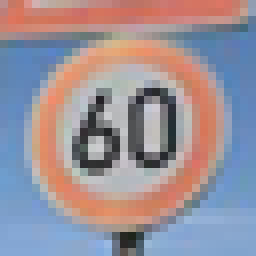
#> input picture CarND-Traffic-Sign-Classifier-Project/my_traffic_signs/10x.png, 32 x 32 px (shown 8 times larger); its folder holds 4 pictures in this run
$ jupyter execute --allow-errors Traffic_Sign_Classifier.ipynb   (shell and % lines are left out)
#> lines starting #> are read from the running program, lines starting #| are printed output that depends on the picture
# Self-Driving Car Engineer Nanodegree

## Deep Learning

## Project: Build a Traffic Sign Recognition Classifier

---
## Step 0: Load The Data

[cell 1]
# Load pickled data
import pickle
training_file = '/home/nik/Documents/SDC/Udacity_SDC_Nanodegree_Projects/CarND-Traffic-Sign-Classifier-Project/traffic-signs-data/train.p'
validation_file = '/home/nik/Documents/SDC/Udacity_SDC_Nanodegree_Projects/CarND-Traffic-Sign-Classifier-Project/traffic-signs-data/valid.p'
testing_file = '/home/nik/Documents/SDC/Udacity_SDC_Nanodegree_Projects/CarND-Traffic-Sign-Classifier-Project/traffic-signs-data/test.p'

#> (the rest of this cell did not finish here and is left out)

---

## Step 1: Dataset Summary & Exploration

The pickled data is a dictionary with 4 key/value pairs:

- `'features'` is a 4D array containing raw pixel data of the traffic sign images, (num examples, width, height, channels).
- `'labels'` is a 1D array containing the label/class id of the traffic sign. The file `signnames.csv` contains id -> name mappings for each id.
- `'sizes'` is a list containing tuples, (width, height) representing the original width and height the image.
- `'coords'` is a list containing tuples, (x1, y1, x2, y2) representing coordinates of a bounding box around the sign in the image. **THE PICKLED DATA CONTAINS RESIZED VERSIONS (32 by 32) OF THESE IMAGES**

### Provide a Basic Summary of the Data Set Using Python, Numpy and/or Pandas

#> (a cell that did not finish here is left out)

### Include an exploratory visualization of the dataset

Visualize the German Traffic Signs Dataset using the pickled files

[cell 3]
### Data exploration visualization code goes here.
import matplotlib.pyplot as plt
import random

#> (the rest of this cell did not finish here and is left out)

### Plot histogram of the Training Data

[cell 4]
# I plot a histogram of samples so that I know how many images of each label in the training set

import numpy as np
#> (the rest of this cell did not finish here and is left out)

### Data Augmentation

- The histogram shows that the number of examples for each classes is not uniform. So I decided to generate examples for the classes that are under-represented (i.e. classes where number of images < average number of images).
- To create the extra images, I augmented the existing images by either rotation, blurring, scaling, or translating images

[cell 5]
from scipy import ndimage
import random
import numpy as np
import cv2
from sklearn.utils import shuffle

# To create the extra images, I augmented the existing images by either rotation, blurring, scaling, or translating images
# [12 lines left out: function augmented_image, not called in this run]

#> (the rest of this cell did not finish here and is left out)

[cell 6]
# Plot the histogram again to make sure the ditribution is a little more uniform

import numpy as np
#> (the rest of this cell did not finish here and is left out)

----

## Step 2: Design and Test a Model Architecture

### Pre-process the Data Set (normalization, grayscale, etc.)

The image data should be normalized so that the data has mean zero and equal variance. Empirically, it looks like converting to grayscale improves the accuracy.

[cell 7]
from sklearn.utils import shuffle

#> (the rest of this cell did not finish here and is left out)

### Model Architecture

[cell 8]
import tensorflow as tf
import cv2
from sklearn.utils import shuffle
from tensorflow.contrib.layers import flatten

# [41 lines left out: function CNN, not called in this run]

### Train, Validate and Test the Model

A validation set can be used to assess how well the model is performing. A low accuracy on the training and validation sets imply underfitting. A high accuracy on the training set but low accuracy on the validation set implies overfitting.

#> (a cell that did not finish here is left out)

[cell 10]
# Evaluation function. This will be called after every epoch
# [9 lines left out: function evaluate, not called in this run]

[cell 11]
# Finally, train the model and save the weights

# The number of epochs is chosen empirically
# The batch size is limited by the RAM
epochs = 10
batch_size = 128

#> (the rest of this cell did not finish here and is left out)

#> (a cell that did not finish here is left out)

---

## Step 3: Test a Model on New Images

To give yourself more insight into how your model is working, download at least five pictures of German traffic signs from the web and use your model to predict the traffic sign type.

You may find `signnames.csv` useful as it contains mappings from the class id (integer) to the actual sign name.

### Load and Output the Images

[cell 13]
### Load the images and plot them here.
### Feel free to use as many code cells as needed.
import glob
import matplotlib.image as mpimg

fig, axs = plt.subplots(1,5, figsize=(4, 2))
fig.subplots_adjust(hspace = .2, wspace=.001)
axs = axs.ravel()

my_images = []

for i, img in enumerate(glob.glob('./my_traffic_signs/*')):
    image = cv2.imread(img)
#> image is the input picture: shape (32, 32, 3); mean B, G, R 154.2, 145.1, 154.5
    axs[i].axis('off')
    axs[i].imshow(cv2.cvtColor(image, cv2.COLOR_BGR2RGB))
    my_images.append(image)

my_labels = [12,34,38,3,25]
#> my_labels = [12, 34, 38, 3, 25]
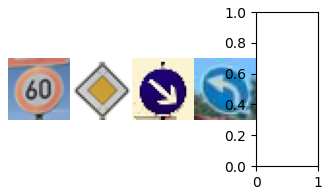
#> figure drawn by matplotlib, 4 panels
